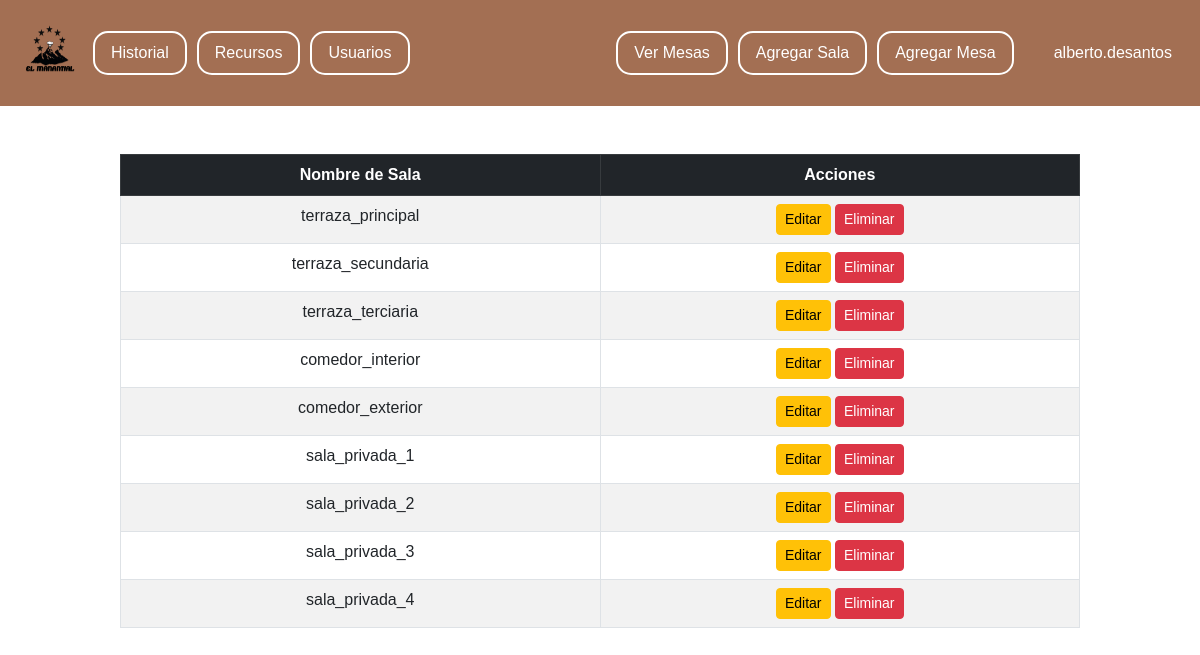
Page /public/recursos.php (signed in) on the earlier database version.
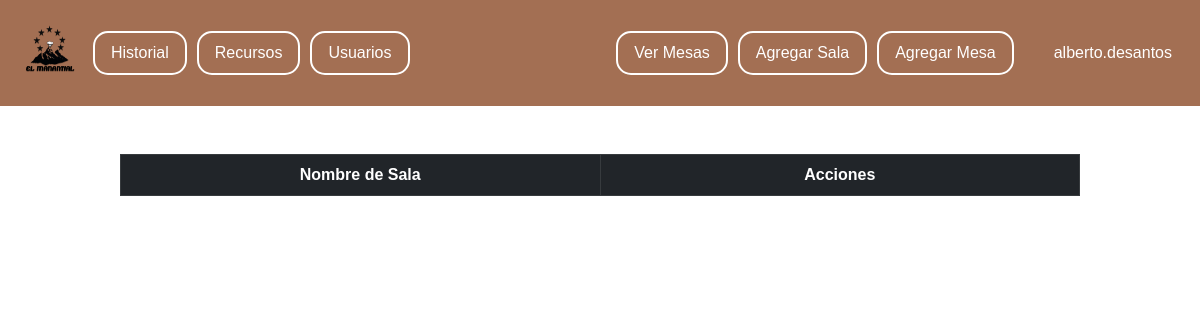
Same page on the later database version.
### tables this page shows
CREATE TABLE tbl_sala (
    id_sala INT AUTO_INCREMENT PRIMARY KEY,
    nombre_sala VARCHAR(25) NOT NULL,
    tipo_sala ENUM('terraza', 'comedor', 'privada') NOT NULL,
    capacidad_total INT NOT NULL,
    imagen_sala VARCHAR(255)
);

### public/recursos.php (the view, shortened to what this page needs)
<?php
include_once '../db/conexion.php';
function listarSalas($conn) {
    try {
        $query = "SELECT id_sala, nombre_sala FROM tbl_sala";
        $stmt = $conn->prepare($query);
        $stmt->execute();
        return $stmt->fetchAll(PDO::FETCH_ASSOC);
    } catch (PDOException $e) {
        echo "Error al obtener salas: " . $e->getMessage();
        return [];
    }
}
$salas = listarSalas($conn);
?>
<!DOCTYPE html>
<html lang="es">
<head>
    <link href="https://cdn.jsdelivr.net/npm/bootstrap@5.3.0-alpha3/dist/css/bootstrap.min.css" rel="stylesheet">
    <link rel="stylesheet" href="../css/dashboard.css">
    <link rel="stylesheet" href="../css/recursos.css">
</head>
<body>
<div class="navbar">
    <a href="../index.php">
        <img src="../img/icon.png" class="icon">
    </a>
    <a href="./historial.php" class="right-link">Historial</a>
    <a href="./recursos.php" class="right-link">Recursos</a>
    <a href="./usuarios.php" class="right-link">Usuarios</a>
    <div class="user-info">
        <a id="toggleButton" class="add-mesa-button" onclick="toggleTables()">Ver Mesas</a>
        <a href="./add_salas.php" class="add-mesa-button">Agregar Sala</a>
        <a href="./add_mesas.php" class="add-mesa-button">Agregar Mesa</a>
        <div class="dropdown d-inline">
        </div>
        <span><?php echo $_SESSION['nombre_usuario']; ?></span>
    </div>
</div>
<br><br>
<div id="salasTable" class="table-responsive">
    <table class="table table-bordered table-striped" style="table-layout: fixed; width: 80%; margin: 0 auto;">
        <thead class="table-dark">
        <tr>
            <th>Nombre de Sala</th>
            <th>Acciones</th>
        </tr>
        </thead>
        <tbody>
        <?php foreach ($salas as $sala): ?>
            <tr>
                <td><?php echo $sala['nombre_sala']; ?></td>
                <td>
                    <a href="./edit_salas.php?id=<?php echo $sala['id_sala']; ?>" class="btn btn-warning btn-sm">Editar</a>
                    <a href="../private/delete_salas.php?id=<?php echo $sala['id_sala']; ?>" class="btn btn-danger btn-sm">Eliminar</a>
                </td>
            </tr>
        <?php endforeach; ?>
        </tbody>
    </table>
</div>
</body>
</html>

### css/dashboard.css (style rules this page uses)
body { font-family: Arial, sans-serif; margin: 0; padding: 0; height: 100vh; }
.navbar { background-color: #a36f53; color: #fff; padding: 8px; display: flex; justify-content: space-between; align-items: center; }
.icon { height: 90px; width: 85px; }
.navbar .user-info { display: flex; align-items: center; justify-content: flex-end; margin-left: auto; margin-right: 20px; }
.navbar .user-info span { margin-left: 10px; }
.right-link { text-decoration: none; color: white; font-size: 16px; padding: 8px 16px; margin-right: 10px; border: 2px solid white; border-radius: 15px; transition: background-color 0.3s, color 0.3s; }
.dropdown { position: relative; display: inline-block; margin-left: 10px; }

### css/recursos.css (style rules this page uses)
.table { table-layout: fixed; width: 80%; margin: 0 auto; }
.table th, .table td { text-align: center; }
.table th:nth-child(1), .table td:nth-child(1) { width: 12%; }
.table th:nth-child(2), .table td:nth-child(2) { width: 12%; }
.navbar .user-info .add-mesa-button { text-decoration: none; color: white; font-size: 16px; padding: 8px 16px; margin-right: 10px; border: 2px solid white; border-radius: 15px; transition: background-color 0.3s, color 0.3s; }

Differences in the rows shown:
removed tbl_sala: nombre_sala "terraza_principal"
removed tbl_sala: nombre_sala "terraza_secundaria"
removed tbl_sala: nombre_sala "terraza_terciaria"
removed tbl_sala: nombre_sala "comedor_interior"
removed tbl_sala: nombre_sala "comedor_exterior"
removed tbl_sala: nombre_sala "sala_privada_1"
removed tbl_sala: nombre_sala "sala_privada_2"
removed tbl_sala: nombre_sala "sala_privada_3"
removed tbl_sala: nombre_sala "sala_privada_4"
